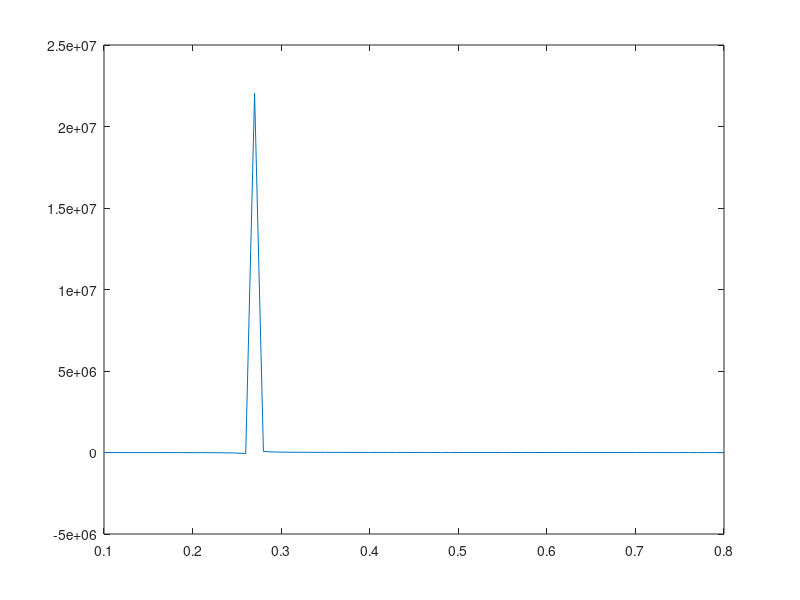

Write MATLAB code to recreate this figure.
%AAE 251 Fall 2024
%Homework 4
%AAE251_HW4_Q2
%Authors: Hudson Reynolds and Preston Wright

%% Initializations:
% constants:
g0 = 9.80665; % gravitational constant [m s^-2]

% write the initializations for the two stage rocket
dVTot = 11850; % total delta-V [m/s]
mPay = 99;     % payload mass [kg]
fInert = 1/12; % inert mass fraction for both stages

% define parameters for the first stage:
IspStage1 = 295;     % Isp of first stage [s]
C1 = IspStage1 * g0; % exhaust velocity of stage 1 [m/s]

% define parameters for the second stage:
IspStage2 = 355;     % Isp of second stage [s]
C2 = IspStage2 * g0; % exhaust velocity of stage 2 [m/s]

%% Calculations:

% The initial Gross Lift Off Weight (GLOW) is a function of the delta-v
% proportion for stage 1 and stage 2, alpha 1 and alpha 2, respectively.
% These proportions add to one. To find the ideal value, the value of alpha
% 1 is iterated over in the span from 0.1 to 0.8.

% Initial mass is determined from a variation of the Tsiolkovsky Rocket
% equation for two stages

% create the for loop for iteration:

i = 0;

alphaList = 0.1:0.01:0.8;

for alpha1 = alphaList

    i = i + 1;

    % write the delta v of each stage in terms of the alpha variable
    dV1 = alpha1 * dVTot;
    dV2 = (1 - alpha1) * dVTot;
    
    % calculate the mass fraction of each stage:
    MR1 = exp(dV1 / C1);
    MR2 = exp(dV2 / C2);


    % figure out the initial mass:
    mI(i) = mPay * MR2 * (1 - fInert) * MR1 * (1 - fInert) ...
        / (1 - fInert * MR2) * (1 - fInert * MR1);

end

figure(1)
plot(alphaList, mI)


